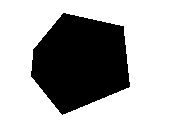
#> input picture view/python_core/tests/test_files/synthetic_data/03_AREAS/Synthetic_data_strip.area.tif, 172 x 130 px; its folder holds only this picture in this run
$ python -i localmax.py   (imports and definitions only)
#> lines starting #> are read from the running program, lines starting #| are printed output that depends on the picture; after the words box and inside, x2 and y2 are one past the last pixel; in counts of white or black regions, pixels touching at a corner belong together
#> `picture = cv2.imread('../view/python_core/tests/test_files/synthetic_d..`: picture: shape (130, 172); 67.8% white; 1 black region, box (x1, y1, x2, y2) and area: (31, 13, 130, 115) 7190
from calciseg.CS_config import config as flags
import numpy as np
from scipy.ndimage import gaussian_filter, maximum_filter, label, distance_transform_edt
from skimage.segmentation import watershed
from skimage.feature import peak_local_max
from skimage.measure import regionprops

def find_local_maxima(proj,
                      sigma       =flags.CS_seed_min_distance/2,
                      min_distance=flags.CS_seed_min_distance,
                      threshold   =flags.CS_max_threshold):
    """
    Returns list of (y, x) coordinates.
    Smoothing should be related to expected cell size.
    """
    # thresholding only makes sense if range is known. Scale to [0, 1]
    proj_min = proj.min()
    proj_max = proj.max()
    if proj_max > proj_min:
        proj = (proj - proj_min) / (proj_max - proj_min)
    else:
        proj = proj - proj_min  # all pixels same value

    # smooth a bit
    smoothed = gaussian_filter(proj, sigma=sigma)

    # get local maxima
    neigh = (maximum_filter(smoothed, size=min_distance*2+1) == smoothed)

    # threshold away low-intensity peaks
    # thresholding only makes sense if range is known. Scale to [0, 1]
    smoothed_min = smoothed.min()
    smoothed_max = smoothed.max()
    if smoothed_max > smoothed_min:
        smoothed = (smoothed - smoothed_min) / (smoothed_max - smoothed_min)
    else:
        smoothed = smoothed - smoothed_min  # all pixels same value
    neigh &= (smoothed > threshold)

    ys, xs = np.where(neigh)

    return list(zip(ys, xs))


import numpy as np
from scipy.ndimage import gaussian_filter, maximum_filter, label, distance_transform_edt
from skimage.segmentation import watershed
from skimage.morphology import remove_small_objects
from skimage.measure import regionprops

def segment_watershed_cells(
    img,
    min_diameter=10,
    max_diameter=50,
    smoothing_sigma=2.0,
    local_max_window=15,
    threshold_rel=0.1,
    verbose=True
):
    """
    Watershed segmentation for blob-like objects in a 2D projection.
    Compatible with scikit-image 0.25.2 (no use of peak_local_max indices kwarg).

    Parameters
    ----------
    img : 2-D ndarray (H, W)
        Projection image (float or int)
    min_diameter, max_diameter : int
        Expected cell diameter range (pixels).
    smoothing_sigma : float
        Gaussian smoothing sigma to suppress noise.
    local_max_window : int
        Window size for local maxima detection (approx ~radius).
    threshold_rel : float
        Relative threshold (fraction of max) to ignore very dim regions.
    verbose : bool
        Print progress messages.

    Returns
    -------
    centers : list of (y, x) floats
        Centroids of accepted regions.
    labels_filtered : 2-D ndarray (H, W) int
        Labeled segmentation mask (0 = background).
    """
#> called with min_diameter = 10, max_diameter = 50, smoothing_sigma = 2, local_max_window = 15, threshold_rel = 0.1, verbose = True
    # 0) basic checks
    if img.ndim != 2:
        raise ValueError("img must be 2D (H, W)")

    H, W = img.shape
#> H = 130; W = 172
    if verbose: print("segment_watershed_cells: Input image:", img.shape)
#| segment_watershed_cells: Input image: (130, 172)

    # 1) Smooth
    if verbose: print("segment_watershed_cells: Smoothing (sigma=%.2f)..." % smoothing_sigma)
    img_smooth = gaussian_filter(img, sigma=smoothing_sigma)
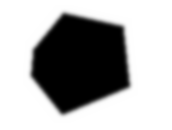
#> img_smooth: shape (130, 172); min 0, max 255, mean 172.8

    # 2) Threshold to get a rough foreground mask
    thr = threshold_rel * img_smooth.max()
#> thr = 25.5
    if verbose: print("segment_watershed_cells: Thresholding at", thr)
#| segment_watershed_cells: Thresholding at 25.5
    mask = img_smooth > thr
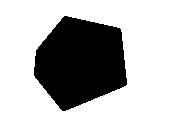
#> mask: shape (130, 172) bool; 71.4% white; 1 black region, box (x1, y1, x2, y2) and area: (34, 16, 127, 111) 6394

    # If mask is empty fall back to small threshold
    if mask.sum() == 0:
        if verbose: print("Warning: threshold removed everything; lowering threshold.")
        thr = max(0.01 * img_smooth.max(), img_smooth.max() * 0.001)
        mask = img_smooth > thr

    # 3) Distance transform (works on binary mask)
    if verbose: print("segment_watershed_cells: Distance transform...")
    dist = distance_transform_edt(mask)
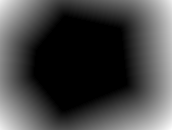
#> dist: shape (130, 172) float64; min 0, max 63.64, mean 17; drawn with min black and max white

    # 4) Local maxima detection using maximum_filter (avoids peak_local_max indices kwarg)
    if verbose: print("segment_watershed_cells: Local maxima detection using maximum_filter (window=%d)..." % local_max_window)
    if local_max_window <= 1:
        footprint = np.ones((1, 1), dtype=bool)
    else:
        footprint = np.ones((local_max_window, local_max_window), dtype=bool)

    local_max_mask = (dist == maximum_filter(dist, footprint=footprint)) & (dist > 0)
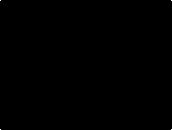
#> local_max_mask: shape (130, 172) bool; 0.02% white in thin lines or dots

    # Optionally remove any maxima outside the mask or that are too small in distance
    # e.g., only keep maxima with distance >= min_radius/2
    min_radius = min_diameter / 2.0
    local_max_mask &= (dist >= (min_radius * 0.5))  # tweakable

    # Label the maxima to create integer markers
    if verbose: print("segment_watershed_cells: Labeling local maxima -> markers")
    markers, n_markers = label(local_max_mask)
#> markers: shape (130, 172) int32; 5 distinct labels, from 0 to 4
#> n_markers = 4
    if verbose: print("segment_watershed_cells: Initial markers:", n_markers)
#| segment_watershed_cells: Initial markers: 4

    # If no markers found, relax criteria: use maxima of smoothed image
    if n_markers == 0:
        if verbose: print("segment_watershed_cells: No maxima found in dist map; falling back to image maxima")
        raw_local = (img_smooth == maximum_filter(img_smooth, footprint=footprint)) & (img_smooth > thr)
        markers, n_markers = label(raw_local)
        if verbose: print("segment_watershed_cells: Fallback markers:", n_markers)
        if n_markers == 0:
            if verbose: print("segment_watershed_cells: Still no markers found; returning empty result")
            return [], np.zeros_like(img, dtype=int)

    # 5) Watershed on negated distance with markers
    if verbose: print("segment_watershed_cells: Running watershed (markers=%d)..." % n_markers)
#> (printed output is left out)
    labels_ws = watershed(-dist, markers=markers, mask=mask)
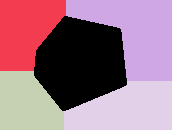
#> labels_ws: shape (130, 172) int32; 5 distinct labels, from 0 to 4; one colour per label, 0 black

    # 6) Filter regions by area (min/max diameter -> min/max area)
    min_area = np.pi * (min_diameter / 2.0) ** 2
    max_area = np.pi * (max_diameter / 2.0) ** 2
    if verbose:
        print(f"segment_watershed_cells: Filtering regions by area: min_area={min_area:.1f}, max_area={max_area:.1f}")

    labels_filtered = np.zeros_like(labels_ws, dtype=int)
    next_label = 1
    centers = []

    for region in regionprops(labels_ws, intensity_image=img_smooth):
        a = region.area
        if a < min_area or a > max_area:
            continue
        # keep region
        coords = region.coords
        labels_filtered[coords[:, 0], coords[:, 1]] = next_label
        centers.append(region.centroid)  # (y, x) as float
        next_label += 1
#> this loop made 4 passes
#> a on passes 1 to 4: 3503, 5198, 3073, 4192
#> labels_filtered: shape (130, 172) int64; every value is 0
#> after the loop, centers = []; next_label = 1

    if verbose: print(f"segment_watershed_cells: Kept {len(centers)} regions after area filtering")
#| segment_watershed_cells: Kept 0 regions after area filtering

    return centers, labels_filtered

>>> import cv2
>>> picture = cv2.imread('../view/python_core/tests/test_files/synthetic_data/03_AREAS/Synthetic_data_strip.area.tif', cv2.IMREAD_GRAYSCALE)
>>> result = segment_watershed_cells(picture)
